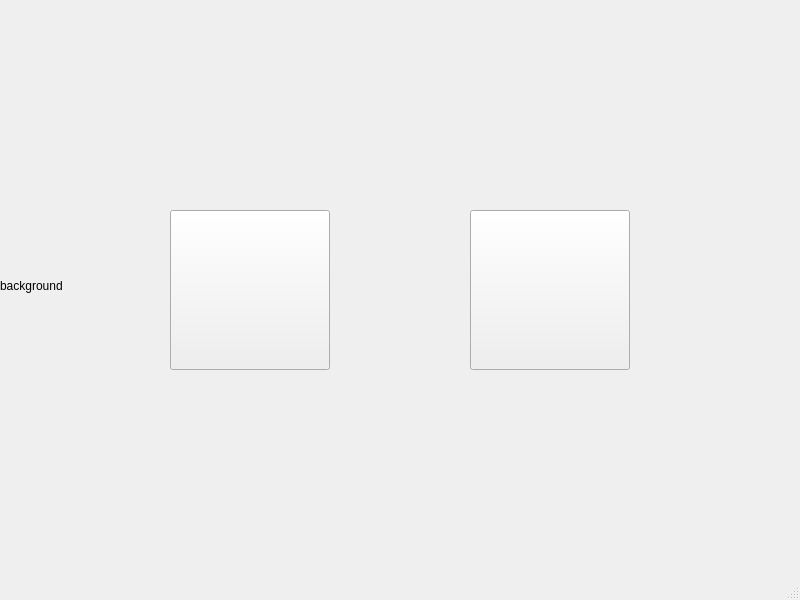
<?xml version="1.0" encoding="UTF-8"?>
<ui version="4.0">
 <class>pro2</class>
 <widget class="QMainWindow" name="pro2">
  <property name="geometry">
   <rect>
    <x>0</x>
    <y>0</y>
    <width>800</width>
    <height>600</height>
   </rect>
  </property>
  <property name="windowTitle">
   <string>pro2</string>
  </property>
  <widget class="QWidget" name="centralwidget">
   <widget class="QPushButton" name="pushButton">
    <property name="geometry">
     <rect>
      <x>170</x>
      <y>210</y>
      <width>160</width>
      <height>160</height>
     </rect>
    </property>
    <property name="text">
     <string/>
    </property>
   </widget>
   <widget class="QPushButton" name="pushButton_2">
    <property name="geometry">
     <rect>
      <x>470</x>
      <y>210</y>
      <width>160</width>
      <height>160</height>
     </rect>
    </property>
    <property name="text">
     <string/>
    </property>
   </widget>
   <widget class="QLabel" name="back_label">
    <property name="geometry">
     <rect>
      <x>0</x>
      <y>0</y>
      <width>801</width>
      <height>571</height>
     </rect>
    </property>
    <property name="text">
     <string>background</string>
    </property>
   </widget>
   <zorder>back_label</zorder>
   <zorder>pushButton</zorder>
   <zorder>pushButton_2</zorder>
  </widget>
  <widget class="QStatusBar" name="statusbar"/>
 </widget>
 <resources/>
 <connections/>
</ui>
